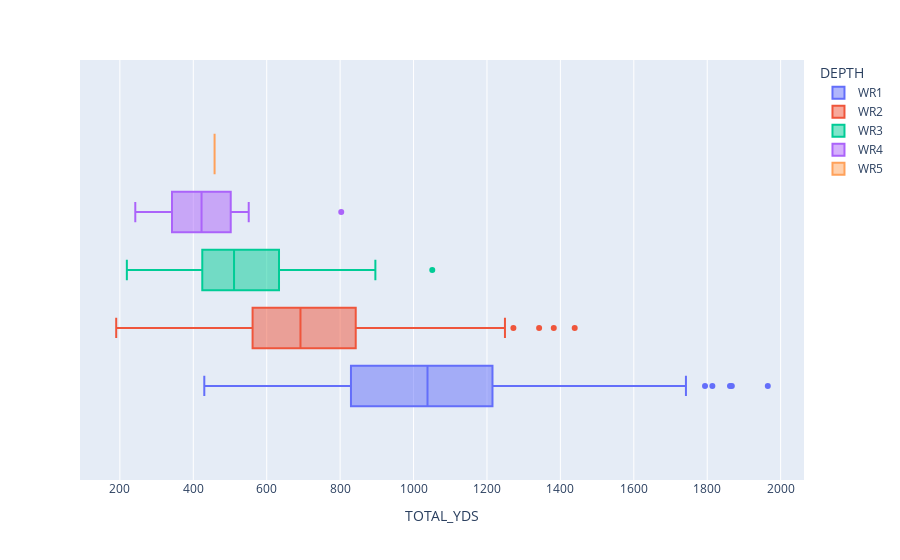

Write notebook code for a chart like this one.
### Code cell
fig = px.box(df, x='TOTAL_YDS', color='DEPTH')
fig.update_traces(quartilemethod='linear')
fig.show()

### Figure 1 — Plotly figure (JSON) as saved in the notebook; plotly's stock layout.template omitted (floating-point values rounded to 4 significant figures; data arrays with more than 128 entries replaced by an {"elided": "..."} marker saying what was removed)
{"data": [{"alignmentgroup": "True", "hovertemplate": "DEPTH=WR1<br>TOTAL_YDS=%{x}<extra></extra>", "legendgroup": "WR1", "marker": {"color": "#636efa"}, "name": "WR1", "notched": false, "offsetgroup": "WR1", "orientation": "h", "quartilemethod": "linear", "showlegend": true, "type": "box", "x": {"elided": "221 int values"}, "x0": " ", "xaxis": "x", "y0": " ", "yaxis": "y"}, {"alignmentgroup": "True", "hovertemplate": "DEPTH=WR2<br>TOTAL_YDS=%{x}<extra></extra>", "legendgroup": "WR2", "marker": {"color": "#EF553B"}, "name": "WR2", "notched": false, "offsetgroup": "WR2", "orientation": "h", "quartilemethod": "linear", "showlegend": true, "type": "box", "x": {"elided": "204 int values"}, "x0": " ", "xaxis": "x", "y0": " ", "yaxis": "y"}, {"alignmentgroup": "True", "hovertemplate": "DEPTH=WR3<br>TOTAL_YDS=%{x}<extra></extra>", "legendgroup": "WR3", "marker": {"color": "#00cc96"}, "name": "WR3", "notched": false, "offsetgroup": "WR3", "orientation": "h", "quartilemethod": "linear", "showlegend": true, "type": "box", "x": [889, 1051, 827, 896, 887, 785, 843, 665, 783, 760, 661, 839, 593, 572, 656, 701, 687, 648, 628, 668, 602, 663, 516, 678, 482, 657, 691, 629, 625, 531, 568, 771, 685, 599, 457, 664, 697, 488, 623, 613, 670, 561, 518, 596, 478, 572, 637, 426, 540, 529, 621, 635, 478, 514, 456, 552, 593, 523, 532, 492, 450, 468, 511, 424, 410, 566, 479, 484, 441, 499, 588, 604, 392, 482, 507, 373, 436, 486, 484, 376, 481, 357, 392, 404, 371, 424, 409, 219, 501, 377, 448, 406, 383, 369, 396, 470, 434, 433, 434, 422, 331, 304, 273, 427, 234, 347, 321, 330, 359, 394, 272], "x0": " ", "xaxis": "x", "y0": " ", "yaxis": "y"}, {"alignmentgroup": "True", "hovertemplate": "DEPTH=WR4<br>TOTAL_YDS=%{x}<extra></extra>", "legendgroup": "WR4", "marker": {"color": "#ab63fa"}, "name": "WR4", "notched": false, "offsetgroup": "WR4", "orientation": "h", "quartilemethod": "linear", "showlegend": true, "type": "box", "x": [803, 549, 551, 392, 523, 433, 447, 449, 502, 511, 445, 430, 383, 340, 375, 309, 344, 242, 415, 246, 342, 253], "x0": " ", "xaxis": "x", "y0": " ", "yaxis": "y"}, {"alignmentgroup": "True", "hovertemplate": "DEPTH=WR5<br>TOTAL_YDS=%{x}<extra></extra>", "legendgroup": "WR5", "marker": {"color": "#FFA15A"}, "name": "WR5", "notched": false, "offsetgroup": "WR5", "orientation": "h", "quartilemethod": "linear", "showlegend": true, "type": "box", "x": [458], "x0": " ", "xaxis": "x", "y0": " ", "yaxis": "y"}], "layout": {"boxmode": "group", "legend": {"title": {"text": "DEPTH"}, "tracegroupgap": 0}, "margin": {"t": 60}, "xaxis": {"anchor": "y", "domain": [0, 1], "title": {"text": "TOTAL_YDS"}}, "yaxis": {"anchor": "x", "domain": [0, 1]}}}
